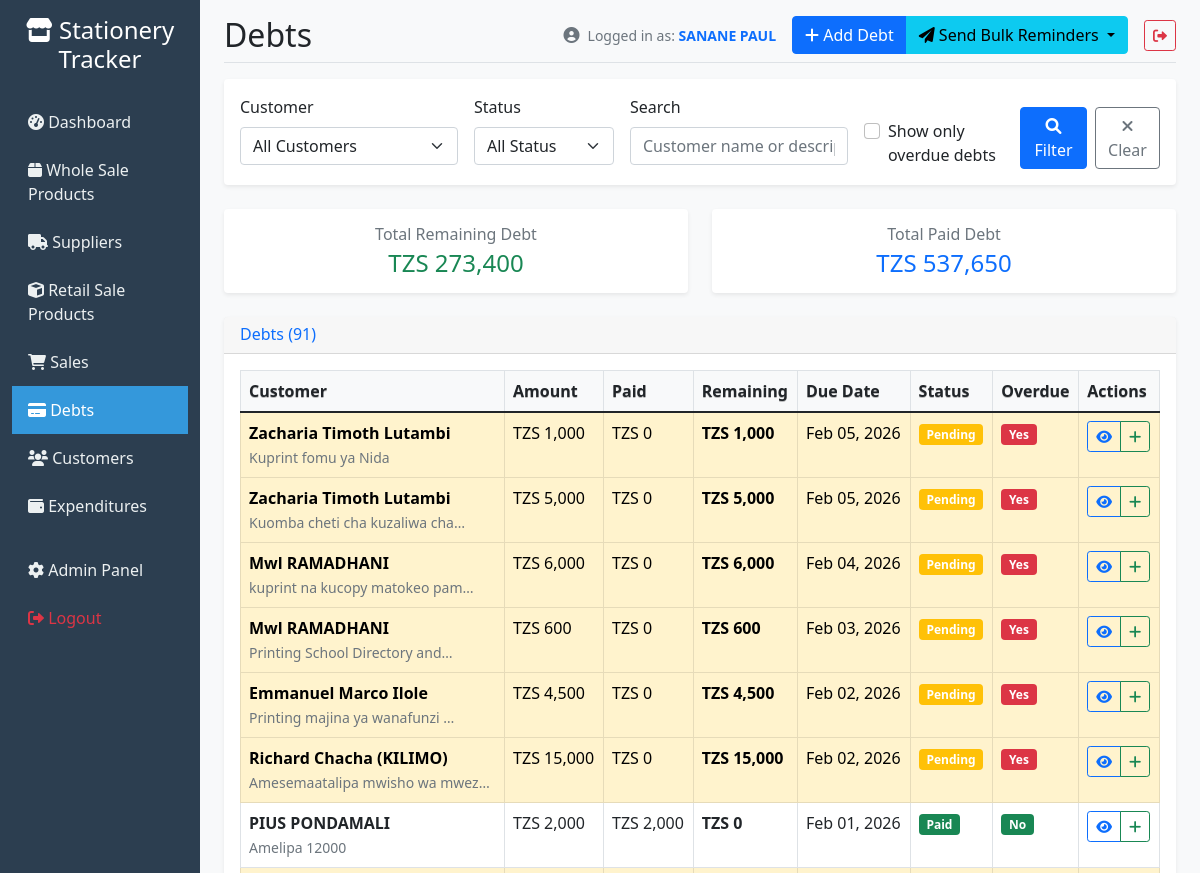
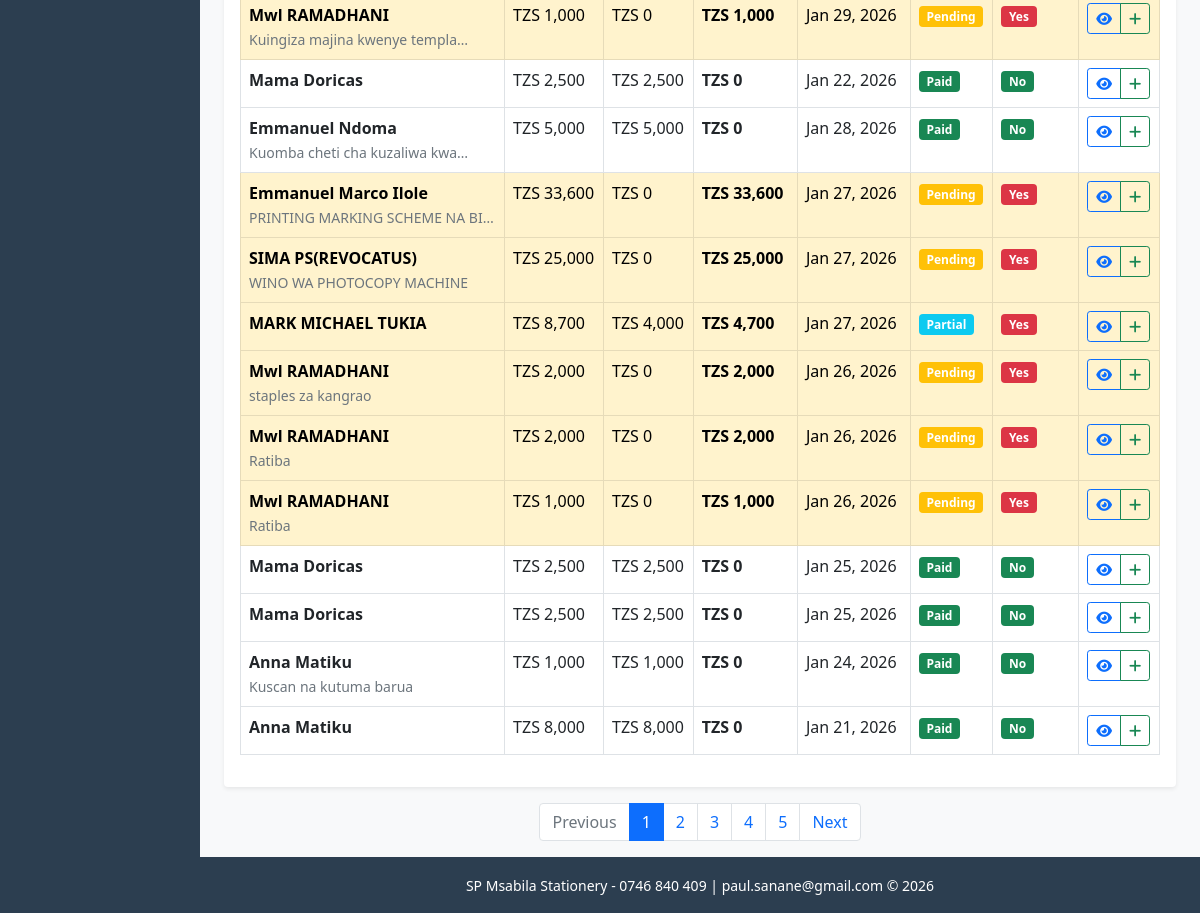
Page /debts/ (signed in) on the earlier database version (2 pictures, top to bottom).
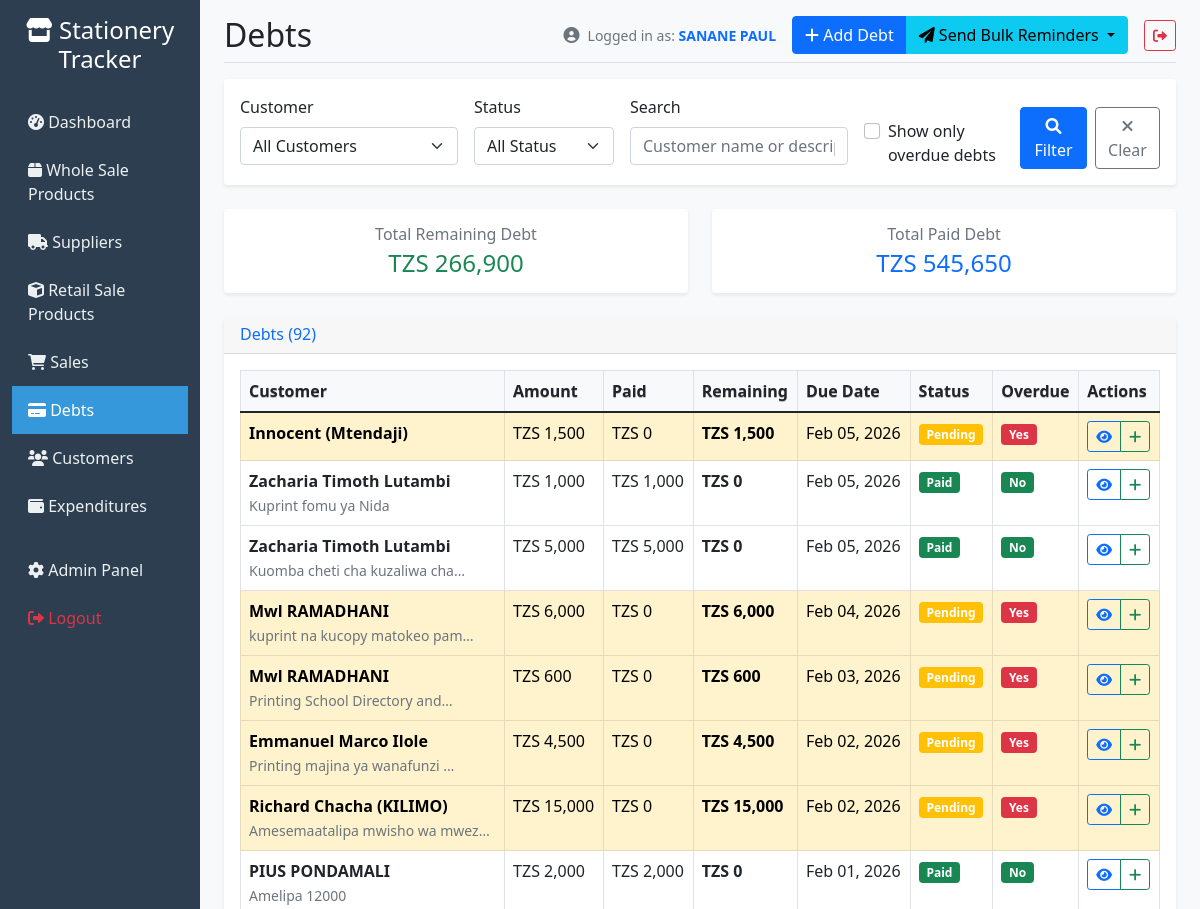
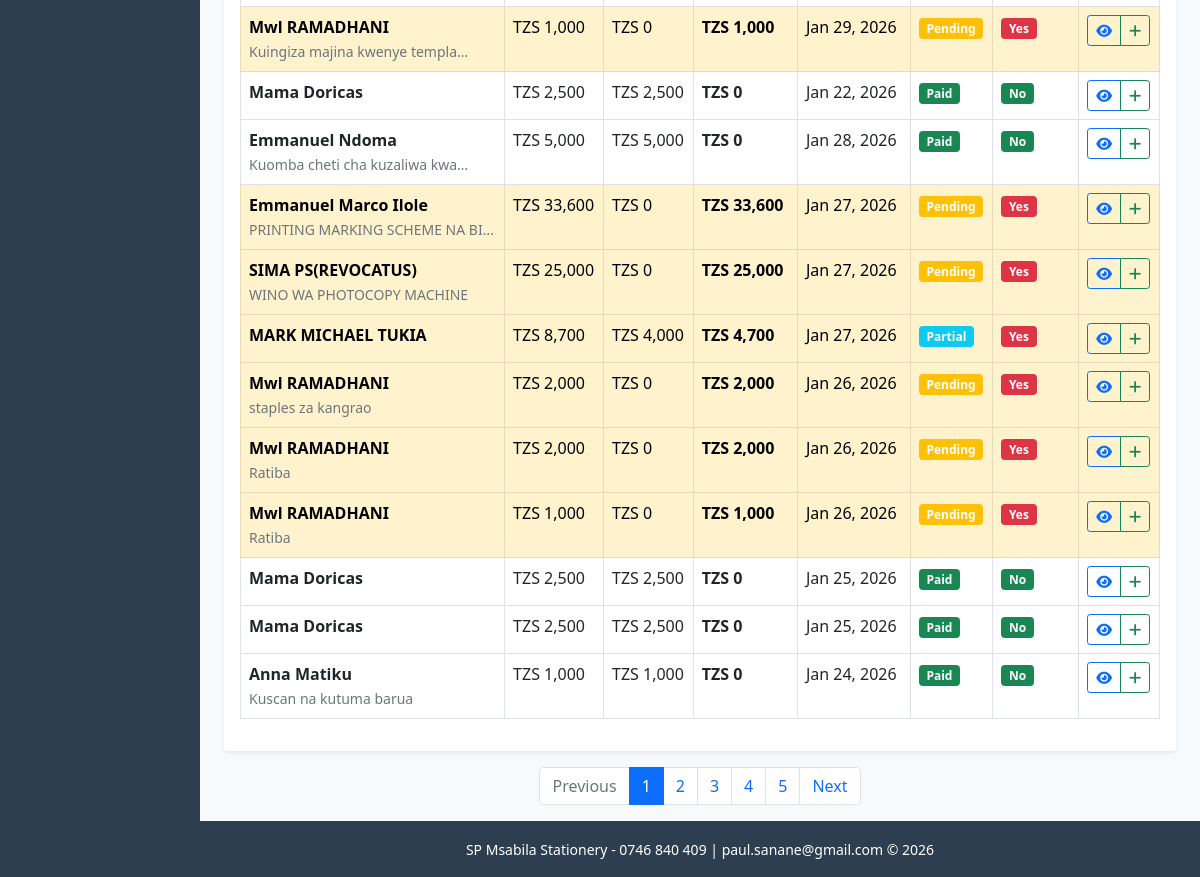
Same page on the later database version (2 pictures, top to bottom).
### tracker/models.py (models this page shows, shortened)
class Debt(models.Model):
    STATUS_CHOICES = [
        ('pending', 'Pending'),
        ('partial', 'Partially Paid'),
        ('paid', 'Paid'),
        ('overdue', 'Overdue'),
    ]
    customer = models.ForeignKey(Customer, on_delete=models.CASCADE, related_name='debts')
    sale = models.ForeignKey(Sale, on_delete=models.SET_NULL, related_name='debts', null=True, blank=True)
    created_by = models.ForeignKey(User, on_delete=models.SET_NULL, null=True, blank=True)
    item = models.ForeignKey(StationeryItem, on_delete=models.PROTECT, related_name='debts')
    quantity = models.PositiveIntegerField(default=1)
    amount = models.DecimalField(max_digits=10, decimal_places=2, validators=[MinValueValidator(Decimal('0.01'))])
    paid_amount = models.DecimalField(max_digits=10, decimal_places=2, default=0)
    due_date = models.DateField()
    status = models.CharField(max_length=20, choices=STATUS_CHOICES, default='pending')
    description = models.TextField(blank=True)
    created_at = models.DateTimeField(auto_now_add=True)
    updated_at = models.DateTimeField(auto_now=True)
    class Meta:
        ordering = ['-created_at']
    @property
    def remaining_amount(self):
        return self.amount - self.paid_amount
    @property
    def is_overdue(self):
        from django.utils import timezone
        return self.due_date < timezone.now().date() and self.status != 'paid'

class Customer(models.Model):
    name = models.CharField(max_length=200)
    email = models.EmailField(blank=True)
    phone = models.CharField(max_length=20, blank=True)
    address = models.TextField(blank=True)
    created_at = models.DateTimeField(auto_now_add=True)
    is_active = models.BooleanField(default=True)
    class Meta:
        ordering = ['name']

### tracker/views.py (the view, shortened to what this page needs)
# urls.py: path('debts/', views.debts_list, name='debts_list'),
@login_required
def debts_list(request):
    debts = Debt.objects.select_related('customer').order_by('-created_at')
    status = request.GET.get('status')
    customer_id = request.GET.get('customer')
    if customer_id:
        debts = debts.filter(customer_id=customer_id)
    overdue_only = request.GET.get('overdue')
    if overdue_only:
        debts = debts.filter(due_date__lt=timezone.now().date(), status__in=['pending', 'partial'])
    search_query = request.GET.get('search')
    customers = Customer.objects.filter(is_active=True).order_by('name')
    totals = debts.aggregate(
        total_amount=Sum('amount'),
        total_paid=Sum('paid_amount')
    )
    total_amount = totals['total_amount'] or Decimal('0')
    total_paid = totals['total_paid'] or Decimal('0')
    total_remaining = total_amount - total_paid
    page = request.GET.get('page')
    paginator = Paginator(debts, 20)
    page_obj = paginator.get_page(page)
    context = {
        'debts': page_obj,
        'customers': customers,
        'selected_status': status,
        'selected_customer': customer_id,
        'overdue_only': overdue_only,
        'search_query': search_query,
        'total_paid': total_paid,
        'total_remaining': total_remaining,
        'paginator': paginator,
        'page_obj': page_obj,
    }
    return render(request, 'tracker/debts_list.html', context)

### tracker/templatetags/querystring.py (called while the page is built)
@register.simple_tag(takes_context=True)
def url_replace(context, field, value):
    request = context.get('request')
    if not request:
        return ''
    params = request.GET.copy()
    if value in (None, '', 'None'):
        params.pop(field, None)
    else:
        params[field] = value
    return params.urlencode()

### templates/tracker/debts_list.html (shortened to what the changed rows need)
{% extends 'base.html' %}
{% load humanize querystring %}
{% block page_title %}Debts{% endblock %}
{% block content %}
<div class="row mb-4">
    <div class="col-md-6">
        <div class="card border-success">
            <div class="card-body text-center">
                <h6 class="text-muted mb-1">Total Remaining Debt</h6>
                <h4 class="text-success mb-0">TZS {{ total_remaining|floatformat:0|intcomma }}</h4>
            </div>
        </div>
    </div>
    <div class="col-md-6">
        <div class="card border-primary">
            <div class="card-body text-center">
                <h6 class="text-muted mb-1">Total Paid Debt</h6>
                <h4 class="text-primary mb-0">TZS {{ total_paid|floatformat:0|intcomma }}</h4>
            </div>
        </div>
    </div>
</div>
<div class="card">
    <div class="card-header">
        <h6 class="m-0 font-weight-bold text-primary">Debts ({{ debts.paginator.count }})</h6>
    </div>
    <div class="card-body">
        {% if debts %}
            <div class="table-responsive">
                <table class="table table-bordered table-hover">
                    <thead>
                        <tr>
                            <th>Customer</th>
                            <th>Amount</th>
                            <th>Paid</th>
                            <th>Remaining</th>
                            <th>Due Date</th>
                            <th>Status</th>
                            <th>Overdue</th>
                            <th>Actions</th>
                        </tr>
                    </thead>
                    <tbody>
                        {% for debt in debts %}
                        <tr class="{% if debt.is_overdue %}table-warning{% endif %}">
                            <td>
                                <strong>{{ debt.customer.name }}</strong>
                                {% if debt.description %}
                                    <br><small class="text-muted">{{ debt.description|truncatechars:30 }}</small>
                                {% endif %}
                            </td>
                            <td>TZS {{ debt.amount|floatformat:0 |intcomma }}</td>
                            <td>TZS {{ debt.paid_amount|floatformat:0 |intcomma}}</td>
                            <td><strong>TZS {{ debt.remaining_amount|floatformat:0 |intcomma}}</strong></td>
                            <td>{{ debt.due_date|date:"M d, Y" }}</td>
                            <td>
                                {% if debt.status == 'pending' %}
                                    <span class="badge bg-warning">Pending</span>
                                {% elif debt.status == 'partial' %}
                                    <span class="badge bg-info">Partial</span>
                                {% elif debt.status == 'paid' %}
                                    <span class="badge bg-success">Paid</span>
                                {% elif debt.status == 'overdue' %}
                                    <span class="badge bg-danger">Overdue</span>
                                {% endif %}
                            </td>
                            <td>
                                {% if debt.is_overdue %}
                                    <span class="badge bg-danger">Yes</span>
                                {% else %}
                                    <span class="badge bg-success">No</span>
                                {% endif %}
                            </td>
                            <td>
                                <div class="btn-group btn-group-sm" role="group">
                                    <a href="{% url 'debt_detail' debt.pk %}" class="btn btn-outline-primary">
                                        <i class="fas fa-eye"></i>
                                    </a>
                                    <a href="{% url 'add_payment' debt.pk %}" class="btn btn-outline-success">
                                        <i class="fas fa-plus"></i>
                                    </a>
                                </div>
                            </td>
                        </tr>
                        {% endfor %}
                    </tbody>
                </table>
            </div>
        {% endif %}
    </div>
</div>
{% if page_obj.has_other_pages %}
<nav aria-label="Debts pagination" class="mt-3">
    <ul class="pagination justify-content-center">
        {% for num in page_obj.paginator.page_range %}
            {% if num == page_obj.number %}
                <li class="page-item active"><span class="page-link">{{ num }}</span></li>
            {% else %}
                <li class="page-item"><a class="page-link" href="?{% url_replace 'page' num %}">{{ num }}</a></li>
            {% endif %}
        {% endfor %}
    </ul>
</nav>
{% endif %}
{% endblock %}

Differences in the rows shown:
no longer on this page (row unchanged): Debt: customer.name "Anna Matiku", amount "8,000", paid_amount "8,000", remaining_amount "0", due_date "Jan 21, 2026", status "Paid"
added Debt: customer.name "Innocent (Mtendaji)", amount "1,500", paid_amount "0", remaining_amount "1,500", due_date "Feb 05, 2026", status "Pending"
changed Debt "Kuprint fomu ya Nida": paid_amount "0" → "1,000"; remaining_amount "1,000" → "0"; status "Pending Yes" → "Paid No"
changed Debt "Kuomba cheti cha kuzaliwa cha…": paid_amount "0" → "5,000"; remaining_amount "5,000" → "0"; status "Pending Yes" → "Paid No"
Other differences:
{{ total_remaining|floatformat:0|intcomma }}: "273,400" → "266,900"
{{ total_paid|floatformat:0|intcomma }}: "537,650" → "545,650"
{{ debts.paginator.count }}: "91" → "92"
